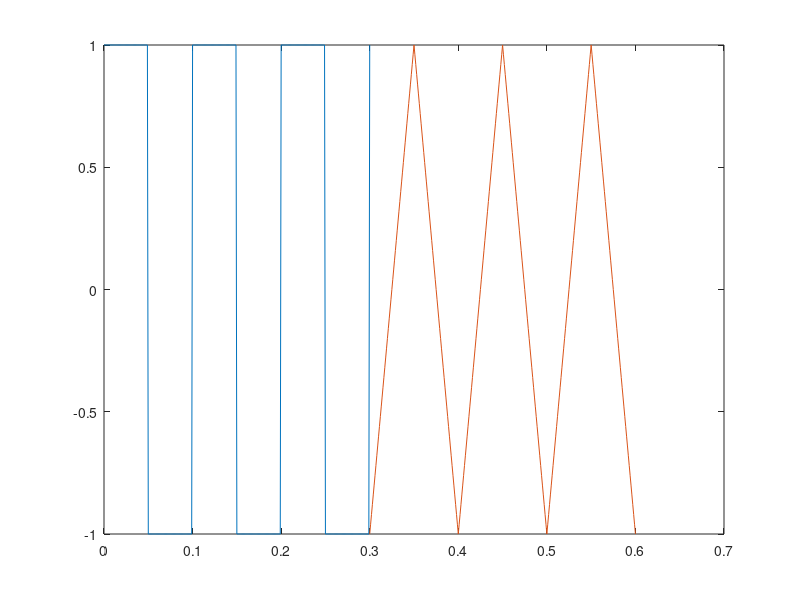

Recreate this plot in MATLAB.
clc;
clear all;
close all;
t1=0:0.001:0.3;
y1=square(2*pi*10*t1,50);
%subplot(2,2,1);
plot(t1,y1);
t2=0.3:0.001:0.6;
y2=sawtooth(2*pi*10*t2,0.5);
%subplot(2,2,2);
plot(t2,y2);
%t=0:0.001:0.6;
%y=plus(y1,y2);
%subplot(2,2,3);
plot(t1,y1,t2,y2);
